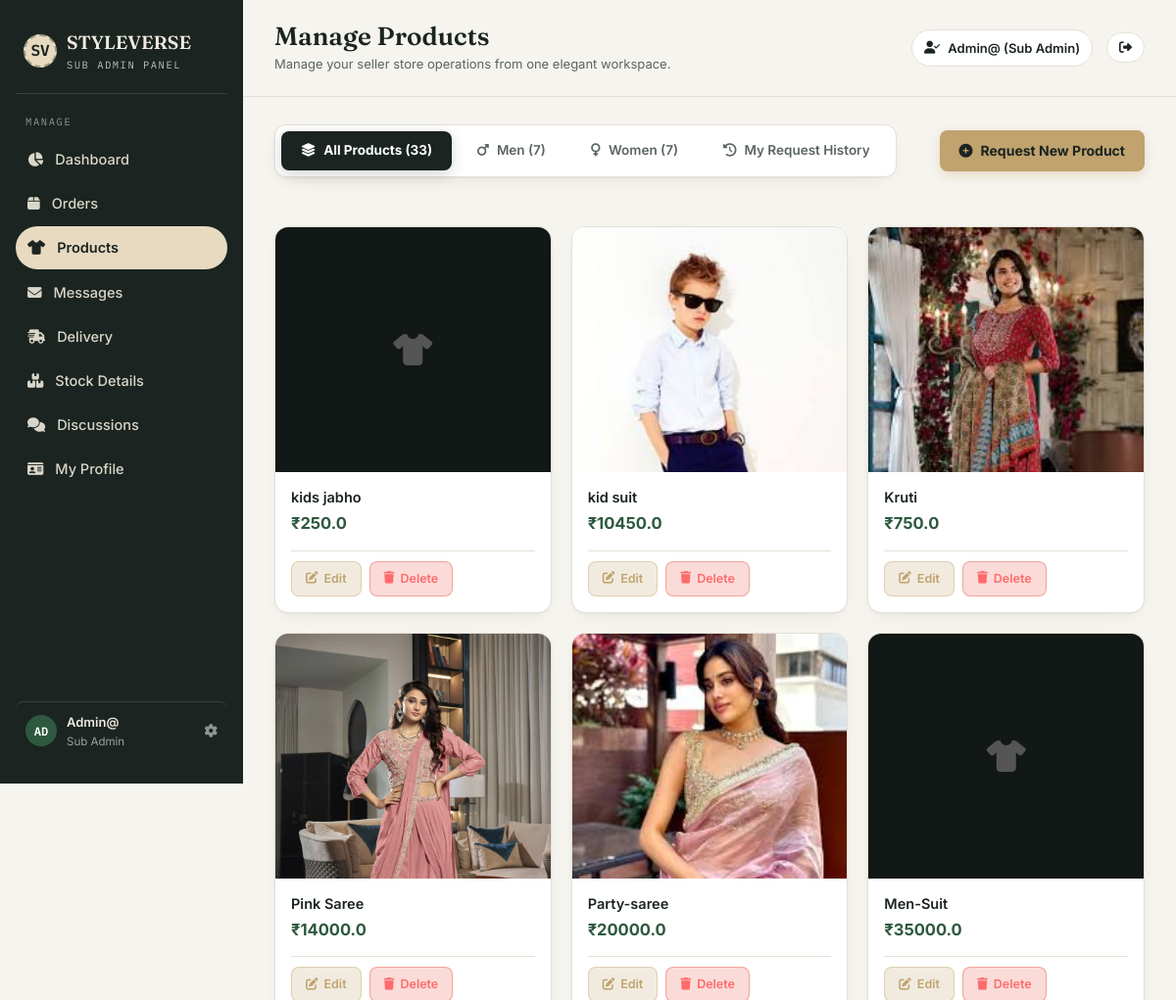
The page /admin-panel/products/ (signed in, upper part) on the database as committed earlier.
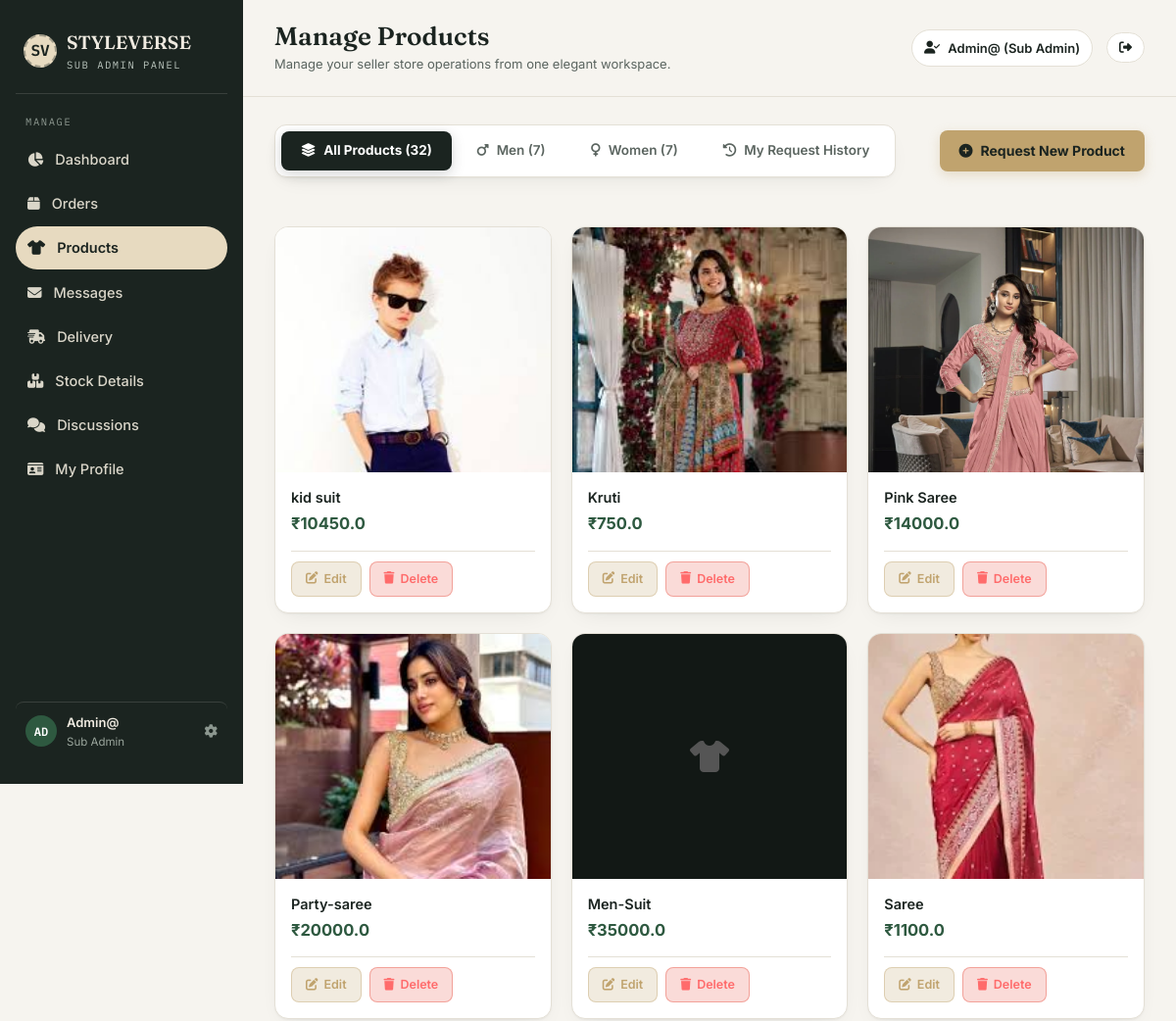
The same page on the database as committed later.
### shopapp/models.py (models this page shows, shortened)
class Product(models.Model):
    name = models.CharField(max_length=50)
    price = models.FloatField()
    discount = models.FloatField(default=0, help_text='Discount percentage (0-100)')
    stock = models.IntegerField(default=25, help_text='Stock quantity available')
    image = models.ImageField(upload_to='Product')
    created_by = models.ForeignKey(User, on_delete=models.SET_NULL, null=True, blank=True, related_name='added_general_products', help_text='Sub-Admin who added this product')
    def get_discounted_price(self):
        if self.discount > 0:
            return round(self.price * (1 - self.discount / 100), 2)
        return self.price
    @property
    def image_url(self):
        try:
            if not self.image:
                return ''
            full_path = os.path.join(settings.MEDIA_ROOT, str(self.image))
            if not os.path.exists(full_path):
                return ''
            return self.image.url
        except (ValueError, AttributeError):
            return ''
    @property
    def model_name(self):
        return 'product'

### subadmin/views.py (the view, shortened to what this page needs)
# urls.py: path('products/', views.admin_products, name='admin_products'),
@admin_required
def admin_products(request):
    model_map = {'product': Product, 'men': Men, 'women': Women}
    all_products = get_all_combined_products('-pk')
    men_products = Men.objects.all().order_by('-pk')
    women_products = Women.objects.all().order_by('-pk')
    if request.user.is_superuser:
        pending_requests = ProductRequest.objects.filter(status='pending').order_by('-created_at')
        my_requests = ProductRequest.objects.all().order_by('-created_at')[:15]
    else:
        pending_requests = ProductRequest.objects.filter(user=request.user, status='pending').order_by('-created_at')
        my_requests = ProductRequest.objects.filter(user=request.user).order_by('-created_at')[:15]
    return render(request, 'sub-admin/products.html', {
        'all_products':     all_products,
        'men_products':     men_products,
        'women_products':   women_products,
        'pending_requests': pending_requests,
        'my_requests':      my_requests,
    })

### shopapp/context_processors.py (called while the page is built)
def cart_context(request):
    cart = request.session.get('cart', {})
    cart_count = sum(item.get('quantity', 0) for item in cart.values())
    return {'cart_count': cart_count}

def wishlist_context(request):
    wishlist_count = 0
    if request.user.is_authenticated:
        wishlist_count = Wishlist.objects.filter(user=request.user).count()
    return {'wishlist_count': wishlist_count}

def admin_approval_context(request):
    pending_approval_count = 0
    if request.user.is_authenticated and (request.user.is_staff or request.user.is_superuser):
        if request.user.is_superuser:
            pending_approval_count = ProductRequest.objects.filter(status='pending').count()
        else:
            pending_approval_count = ProductRequest.objects.filter(user=request.user, status='pending').count()
    return {'pending_approval_count': pending_approval_count}

### shopapp/models.py (called while the page is built)
    def get_discounted_price(self):
        if self.discount > 0:
            return round(self.price * (1 - self.discount / 100), 2)
        return self.price

    @property
    def model_name(self):
        return 'men'

    @property
    def model_name(self):
        return 'women'

### templates/sub-admin/products.html (shortened to what this page needs)
{% extends 'sub-admin/sub_base.html' %}
{% block page_title %}Manage Products{% endblock %}
{% block content %}
<div class="adm-header-flex">
  <div class="adm-tabs">
    <button class="adm-tab active" onclick="switchTab('all')"><i class="fa fa-layer-group"></i> All Products ({{ all_products|length }})</button>
    <button class="adm-tab" onclick="switchTab('men')"><i class="fa fa-mars"></i> Men ({{ men_products|length }})</button>
    <button class="adm-tab" onclick="switchTab('women')"><i class="fa fa-venus"></i> Women ({{ women_products|length }})</button>
    <button class="adm-tab" onclick="switchTab('requests')"><i class="fa fa-history"></i> My Request History</button>
  </div>
  <button onclick="openAddModal()" class="btn-primary-custom">
    <i class="fa fa-plus-circle"></i> Request New Product
  </button>
</div>
<div id="tab-all" class="adm-tab-panel active">
  <div class="adm-prod-grid">
    {% for p in all_products %}
    <div class="adm-prod-card">
      <div class="adm-prod-card__img-box">
        {% if p.image_url %}
        <img src="{{ p.image_url }}" alt="{{ p.name }}" onerror="this.outerHTML='<div style=\'height:100%;width:100%;background:#121815;display:flex;align-items:center;justify-content:center;color:#555;\'><i class=\'fa fa-shirt fa-2x\'></i></div>'">
        {% else %}
        <div style="height:100%;width:100%;background:#121815;display:flex;align-items:center;justify-content:center;color:#555;"><i class="fa fa-shirt fa-2x"></i></div>
        {% endif %}
      </div>
      <div class="adm-prod-card__info">
        <div>
          <div class="adm-prod-card__name">{{ p.name }}</div>
          <div class="adm-prod-card__price">₹{{ p.price }}</div>
        </div>
        <div class="adm-prod-card__actions">
          <button
            onclick="openEditModal('{{ p.model_name }}', '{{ p.pk }}', '{{ p.name|escapejs }}', '{{ p.price }}', '{{ p.discount }}')"
            class="btn-action btn-edit">
            <i class="fa fa-edit"></i> Edit
          </button>
          <a href="{% url 'admin_products' %}?delete_product={{ p.pk }}&model={{ p.model_name }}"
            onclick="return confirm('Delete {{ p.name }}?');" class="btn-action btn-del">
            <i class="fa fa-trash"></i> Delete
          </a>
        </div>
      </div>
    </div>
    {% empty %}
    <p style="color:var(--adm-muted);">No products found.</p>
    {% endfor %}
  </div>
</div>
{% endblock %}

Rows that differ between the two databases and show on the page:
removed Product: name "kids jabho", price "250.0"
now on this page (row unchanged): Product: image_url (picture), name "Saree", price "1100.0"
Other text that changed with them:
{{ all_products|length }}: "33" → "32"
